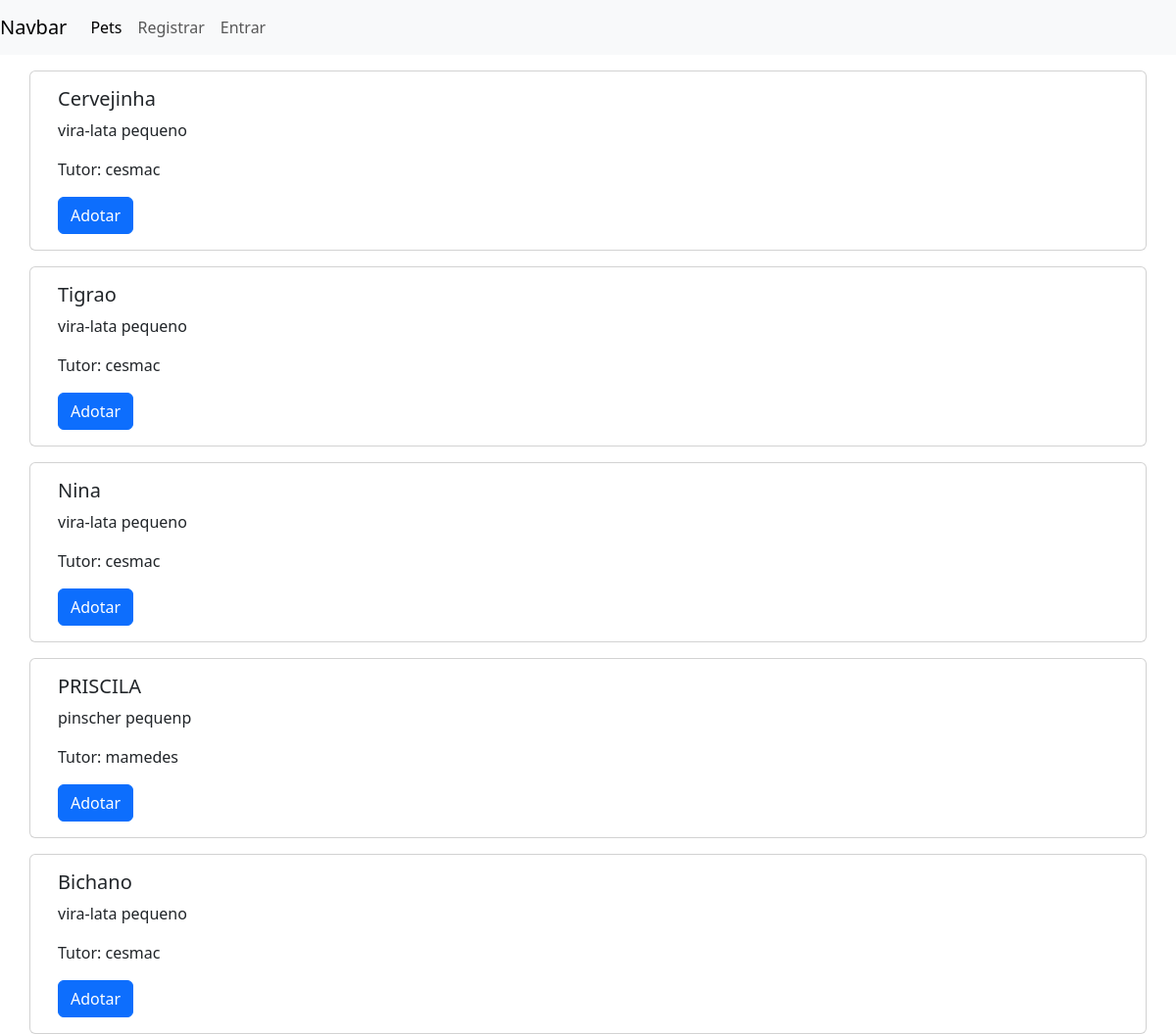
/pets/, run on the app's committed database.
### adopet/models.py (models this page shows, shortened)
class Animal(models.Model):
    id_tutor = models.ForeignKey(Tutor, on_delete=models.CASCADE)
    nome = models.CharField(max_length=255)
    raca = models.CharField(max_length=255)
    porte = models.CharField(max_length=255)
    peso = models.FloatField()
    tipo_animal = models.CharField(max_length=255)
    idade = models.IntegerField()
    status = models.CharField(max_length=255)

class Tutor(models.Model):
    id_user = models.ForeignKey(UserModel, on_delete=models.CASCADE)
    telefone = models.IntegerField()
    whatsapp = models.IntegerField()
    cidade = models.CharField(max_length=255)
    estado = models.CharField(max_length=255)
    def __str__(self) -> str:
        return self.id_user.username

### adopet/views.py (the view)
# urls.py: path('pets/', pets_view, name='pets_index'),
def pets_view(request):
    animais = Animal.objects.all()
    return render(request, 'adopet/index.html', context={'animais': animais})

### adopet/templates/adopet/index.html (shortened to what this page needs)
{% extends 'base.html' %}
{% block content %}
<div class="container">
    <div class="row">
    {% for animal in animais %}
    <div class="card mt-3">
        <div class="card-body">
          <h5 class="card-title">{{animal.nome}}</h5>
          <p class="card-text">{{animal.raca}} {{animal.porte}}</p>
          <p class="card-text">Tutor: {{animal.id_tutor}}</p>
          <a href="#" class="btn btn-primary">Adotar</a>
        </div>
      </div>
    {% endfor %}
</div>
</div>
{% endblock %}

### templates/base.html (shortened to what this page needs)
<!DOCTYPE html>
<html lang="en">
<head>
    <link rel="stylesheet" href="https://cdn.jsdelivr.net/npm/bootstrap@5.3.2/dist/css/bootstrap.min.css">
</head>
<body>
    <nav class="navbar navbar-expand-lg navbar-light bg-light">
        <a class="navbar-brand" href="#">Navbar</a>
        <div class="collapse navbar-collapse" id="navbarNavAltMarkup">
          <div class="navbar-nav">
            <a class="nav-item nav-link active" href="{% url 'pets_index' %}">Pets</a>
            {% if user.is_authenticated %}
              <a class="nav-item nav-link" href="{% url 'users:logout_user' %}">Sair</a>
            {% else %}
              <a class="nav-item nav-link" href="{% url 'users:register_user' %}">Registrar</a>
              <a class="nav-item nav-link" href="{% url 'users:login_user' %}">Entrar</a>
            {% endif %}
          </div>
        </div>
      </nav>
{% block content %} {% endblock %}
</body>
</html>

### data on the page
Animal: nome "Cervejinha", raca "vira-lata", porte "pequeno", id_tutor "cesmac"
Animal: nome "Tigrao", raca "vira-lata", porte "pequeno", id_tutor "cesmac"
Animal: nome "Nina", raca "vira-lata", porte "pequeno", id_tutor "cesmac"
Animal: nome "PRISCILA", raca "pinscher", porte "pequenp", id_tutor "mamedes"
Animal: nome "Bichano", raca "vira-lata", porte "pequeno", id_tutor "cesmac"
